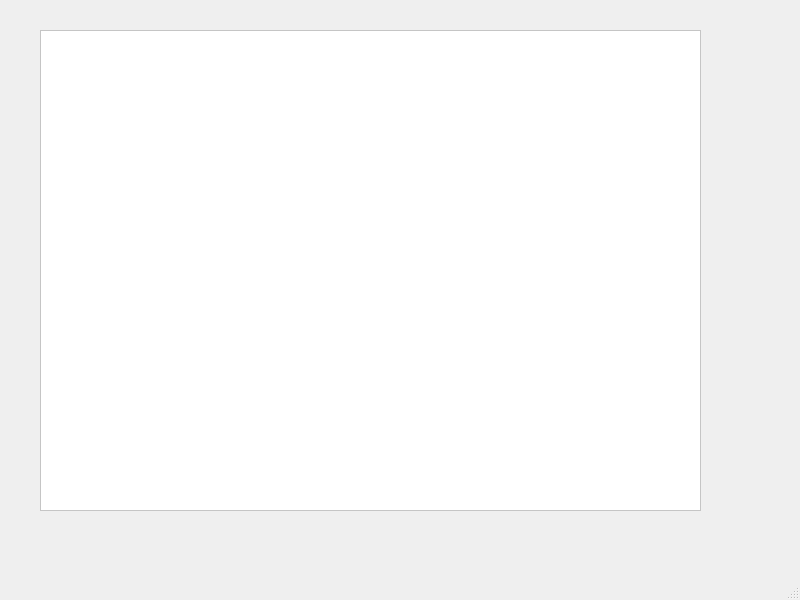
<?xml version="1.0" encoding="UTF-8"?>
<ui version="4.0">
 <class>MainWindow</class>
 <widget class="QMainWindow" name="MainWindow">
  <property name="geometry">
   <rect>
    <x>0</x>
    <y>0</y>
    <width>800</width>
    <height>600</height>
   </rect>
  </property>
  <property name="windowTitle">
   <string>MainWindow</string>
  </property>
  <widget class="QWidget" name="centralwidget">
   <widget class="QTreeView" name="treeView">
    <property name="geometry">
     <rect>
      <x>40</x>
      <y>30</y>
      <width>661</width>
      <height>481</height>
     </rect>
    </property>
    <property name="styleSheet">
     <string notr="true">QTreeView {
	background-color: rgb(255, 255, 255);
    color: #000;
}
</string>
    </property>
    <property name="sortingEnabled">
     <bool>true</bool>
    </property>
    <attribute name="headerCascadingSectionResizes">
     <bool>true</bool>
    </attribute>
    <attribute name="headerHighlightSections">
     <bool>true</bool>
    </attribute>
    <attribute name="headerShowSortIndicator" stdset="0">
     <bool>true</bool>
    </attribute>
   </widget>
  </widget>
  <widget class="QMenuBar" name="menubar">
   <property name="geometry">
    <rect>
     <x>0</x>
     <y>0</y>
     <width>800</width>
     <height>34</height>
    </rect>
   </property>
  </widget>
  <widget class="QStatusBar" name="statusbar"/>
 </widget>
 <resources/>
 <connections/>
</ui>
